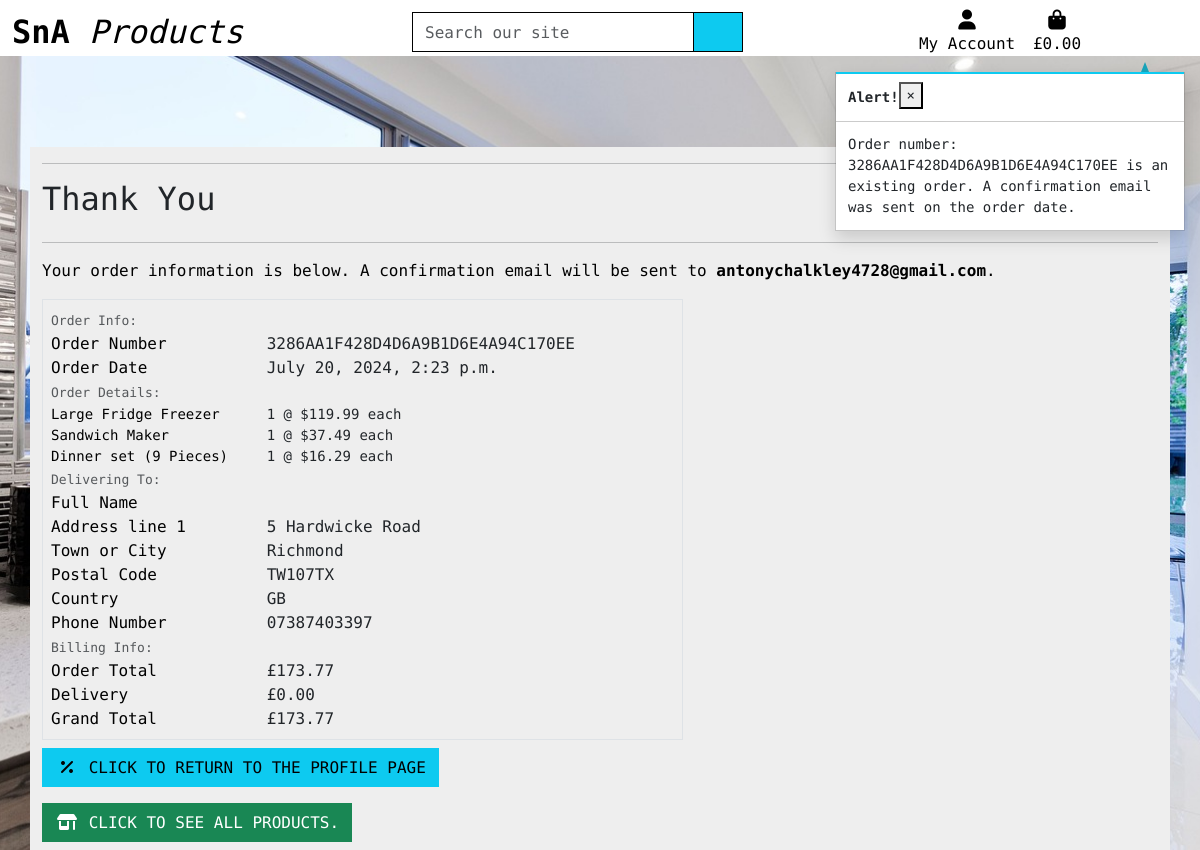
/profile/order_history/3286AA1F428D4D6A9B1D6E4A94C170EE (signed in), run on the app's committed database.
### checkout/models.py (models this page shows, shortened)
class Order(models.Model):
    order_number = models.CharField(max_length=32, null=False, editable=False)
    first_name = models.CharField(max_length=50, null=False, blank=False)
    last_name = models.CharField(max_length=50, null=False, blank=False)
    email = models.EmailField(max_length=254, null=False, blank=False)
    phone_number = models.CharField(max_length=20, null=False, blank=False)
    country = CountryField(blank_label="(select country)")
    first_line_address = models.CharField(max_length=80, null=False, blank=False)
    second_line_address = models.CharField(max_length=80, null=True, blank=True)
    town_or_city = models.CharField(max_length=40, null=False, blank=False)
    county = models.CharField(max_length=80, null=True, blank=True)
    postcode = models.CharField(max_length=20)
    date = models.DateTimeField(auto_now_add=True)
    delivery_cost = models.DecimalField(max_digits=6, decimal_places=2, null=False, default=0)
    order_total = models.DecimalField(max_digits=10, decimal_places=2, null=False, default=0)
    grand_total = models.DecimalField(max_digits=10, decimal_places=2, null=False, default=0)
    original_cart = models.TextField(null=False, blank=False, default='')
    stripe_pid = models.CharField(max_length=254, null=False, blank=False, default='')
    user_profile = models.ForeignKey(UserProfile, on_delete=models.SET_NULL,
                                     null=True, blank=True, related_name='orders')

class OrderLineItem(models.Model):
    order = models.ForeignKey(Order, null=False, blank=False, on_delete=models.CASCADE, related_name='lineitems')
    product = models.ForeignKey(Product, null=False, blank=False, on_delete=models.CASCADE)
    product_size = models.CharField(max_length=2, null=True, blank=True)  # XS, S, M, L, XL
    quantity = models.IntegerField(null=False, blank=False, default=0)
    lineitem_total = models.DecimalField(max_digits=6, decimal_places=2, null=False, blank=False, editable=False)

### products/models.py (models this page shows, shortened)
class Product(models.Model):
    category = models.ForeignKey('Category', limit_choices_to={'type': 1},  null=True, blank=True,
                                 on_delete=models.SET_NULL, default=18)
    sku = models.CharField(max_length=254, unique=True, editable=False)
    name = models.CharField(max_length=254)
    description = models.TextField()
    price = models.DecimalField(max_digits=6, decimal_places=2)
    rating = models.DecimalField(max_digits=6, decimal_places=2, null=True, blank=True)
    image = CloudinaryField('image', default='placeholder')
    has_sizes = models.BooleanField(null=True, blank=True, default=False)

### profiles/views.py (the view)
# urls.py: path('order_history/<order_number>', views.order_history, name="order_history"),
@login_required
def order_history(request, order_number):
    order = get_object_or_404(Order, order_number=order_number)
    messages.info(request, (
        f'Order number: {order_number} is an existing order. '
        'A confirmation email was sent on the order date.'
    ))
    template = 'checkout/checkout_success.html'
    context = {
        'order': order,
        'from_profile': True,
    }
    return render(request, template, context)

### checkout/templates/checkout/checkout_success.html (shortened to what this page needs)
{% extends "base.html" %}
{% load static %}
{% block extra_css %}
    <link rel="stylesheet" href="{% static 'checkout/css/stripe.css' %}">
{% endblock %}
{% block page_header %}
    <div class="container header-container">
    </div>
{% endblock %}
{% block content %}
    <div class="container checkout-success-container">
        <div class="row">
            <div class="col">
                <hr>
                <h2 class="logo-font mb-4">Thank You</h2>
                <hr>
                <p class="text-black">Your order information is below. A confirmation email will be sent to <strong>{{ order.email }}</strong>.</p>
            </div>
        </div>
        <div class="row">
            <div class="col-12 col-lg-7">
                <div class="order-confirmation-wrapper p-2 border">
                    <div class="row">
                        <div class="col">
                            <small class="text-muted">Order Info:</small>
                        </div>
                    </div>
                    <div class="row">
                        <div class="col-12 col-md-4">
                            <p class="mb-0 text-black font-weight-bold">Order Number</p>
                        </div>
                        <div class="col-12 col-md-8 text-md-right">
                            <p class="mb-0">{{ order.order_number }}</p>
                        </div>
                    </div>
                    <div class="row">
                        <div class="col-12 col-md-4">
                            <p class="mb-0 text-black font-weight-bold">Order Date</p>
                        </div>
                        <div class="col-12 col-md-8 text-md-right">
                            <p class="mb-0">{{ order.date }}</p>
                        </div>
                    </div>
                    <div class="row">
                        <div class="col">
                            <small class="text-muted">Order Details:</small>
                        </div>
                    </div>
                    {% for item in order.lineitems.all %}
                    <div class="row">
                        <div class="col-12 col-md-4">
                            <p class="small mb-0 text-black font-weight-bold">
                                {{ item.product.name }}{% if item.product_size %} - Size {{ item.product.size|upper }}{% endif %}
                            </p>
                        </div>
                        <div class="col-12 col-md-8 text-md-right">
                            <p class="small mb-0">{{ item.quantity }} @ ${{ item.product.price }} each</p>
                        </div>
                    </div>
                    {% endfor %}
                    <div class="row">
                        <div class="col">
                            <small class="text-muted">Delivering To:</small>
                        </div>
                    </div>
                    <div class="row">
                        <div class="col-12 col-md-4">
                            <p class="mb-0 text-black font-weight-bold">Full Name</p>
                        </div>
                        <div class="col-12 col-md-8 text-md-right">
                        </div>
                    </div>
                    <div class="row">
                        <div class="col-12 col-md-4">
                            <p class="mb-0 text-black font-weight-bold">Address line 1</p>
                        </div>
                        <div class="col-12 col-md-8 text-md-right">
                            <p class="mb-0">{{ order.first_line_address }}</p>
                        </div>
                    </div>
                    <div class="row">
                        <div class="col-12 col-md-4">
                            <p class="mb-0 text-black font-weight-bold">Town or City</p>
                        </div>
                        <div class="col-12 col-md-8 text-md-right">
                            <p class="mb-0">{{ order.town_or_city }}</p>
                        </div>
                    </div>
                    {% if order.postcode %}
                    <div class="row">
                        <div class="col-12 col-md-4">
                            <p class="mb-0 text-black font-weight-bold">Postal Code</p>
                        </div>
                        <div class="col-12 col-md-8 text-md-right">
                            <p class="mb-0">{{ order.postcode }}</p>
                        </div>
                    </div>
                    {% endif %}
                    <div class="row">
                        <div class="col-12 col-md-4">
                            <p class="mb-0 text-black font-weight-bold">Country</p>
                        </div>
                        <div class="col-12 col-md-8 text-md-right">
                            <p class="mb-0">{{ order.country }}</p>
                        </div>
                    </div>
                    <div class="row">
                        <div class="col-12 col-md-4">
                            <p class="mb-0 text-black font-weight-bold">Phone Number</p>
                        </div>
                        <div class="col-12 col-md-8 text-md-right">
                            <p class="mb-0">{{ order.phone_number }}</p>
                        </div>
                    </div>
                    <div class="row">
                        <div class="col">
                            <small class="text-muted">Billing Info:</small>
                        </div>
                    </div>
                    <div class="row">
                        <div class="col-12 col-md-4">
                            <p class="mb-0 text-black font-weight-bold">Order Total</p>
                        </div>
                        <div class="col-12 col-md-8 text-md-right">
                            <p class="mb-0">£{{ order.order_total }}</p>
                        </div>
                    </div>
                    <div class="row">
                        <div class="col-12 col-md-4">
                            <p class="mb-0 text-black font-weight-bold">Delivery</p>
                        </div>
                        <div class="col-12 col-md-8 text-md-right">
                            <p class="mb-0">£{{ order.delivery_cost }}</p>
                        </div>
                    </div>
                    <div class="row">
                        <div class="col-12 col-md-4">
                            <p class="mb-0 text-black font-weight-bold">Grand Total</p>
                        </div>
                        <div class="col-12 col-md-8 text-md-right">
                            <p class="mb-0">£{{ order.grand_total }}</p>
                        </div>
                    </div>
                </div>
            </div>
        </div>
        <div class="row">
			<div class="col-12 col-lg-7 text-right">
                {% if from_profile %}
                <a href="{% url 'profile' %}" class="btn btn-info rounded-0 my-2">
					<span class="icon mr-2">
						<i class="fa-solid fa-percent"></i>
					</span>
					<span class="text-uppercase">Click to return to the profile page</span>
				</a>
                <a href="{% url 'products' %}" class="btn btn-success rounded-0 my-2">
					<span class="icon mr-2">
						<i class="fa-solid fa-shop"></i>
					</span>
					<span class="text-uppercase">Click to see all products.</span>
				</a>
                {%  endif %}
			</div>
		</div>
    </div>
{% endblock %}

### static/css/style.css (style rules this page uses)
* { max-width: 100vw; }
html { height: 100%; }
body { background: url('/media/background-image.jpg') no-repeat center center fixed; background-size: cover; height: calc(100vh - 164px); font-family: "Encode Sans Expanded", sans-serif; font-weight: 400; font-style: normal; width: 100vw; }
.icon { align-items: center; display: inline-flex; justify-content: center; height: 1.5rem; width: 1.5rem; }
small { font-size: small; }
@media (min-width: 992px) { .header-container { padding-top: 91px; } }

### checkout/static/checkout/css/stripe.css (style rules this page uses)
.checkout-success-container, .checkout-container { background: #eee; }

### data on the page
Order: email "antonychalkley4728@gmail.com", order_number "3286AA1F428D4D6A9B1D6E4A94C170EE", date "July 20, 2024, 2:23 p.m.", first_line_address "5 Hardwicke Road", town_or_city "Richmond", postcode "TW107TX", country "GB", phone_number "07387403397", order_total "173.77", delivery_cost "0.00", grand_total "173.77"
OrderLineItem: product.name "Large Fridge Freezer", quantity "1", product.price "119.99"
OrderLineItem: product.name "Sandwich Maker", quantity "1", product.price "37.49"
OrderLineItem: product.name "Dinner set (9 Pieces)", quantity "1", product.price "16.29"

### other printed values
{{ message }} "Order number: 3286AA1F428D4D6A9B1D6E4A94C170EE is an existing order. A confirmation email was sent on the order date."
